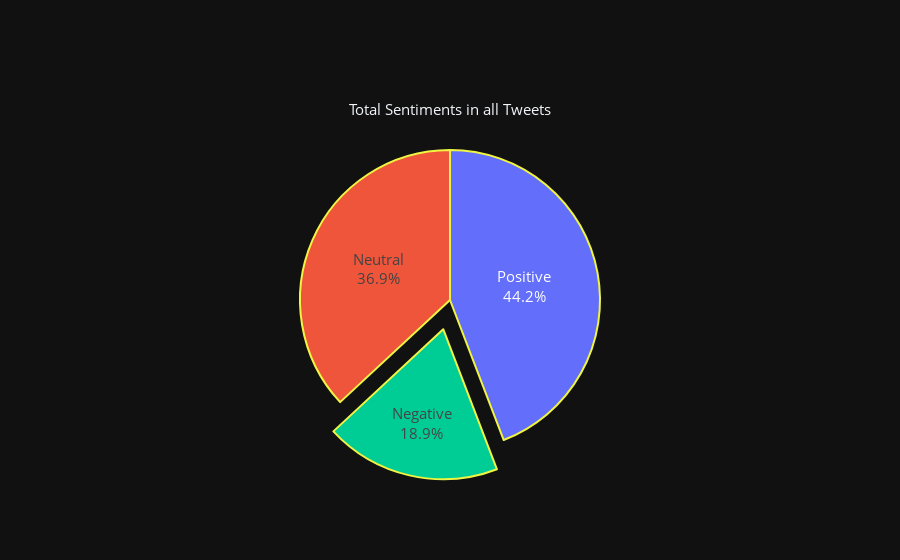

Here is the notebook cell this chart was saved with:
### Markdown cell above
## Sentiments Over Weeks and Days

### Code cell
ana12 = df.text_sentiment.value_counts()

fig = go.Figure(data=[go.Pie(labels=ana12.index,
                             values=ana12.values,
                             textinfo='label+percent',
                             pull=[0, 0, 0.2],
                             title='Total Sentiments in all Tweets'
                             )])

fig.update_traces(hoverinfo='label+value',  textfont_size=15, 
                  marker=dict(line=dict(color='#eff542', width=2)), showlegend=False)

fig.update_layout(template='plotly_dark',
                  font=dict(size=15))

fig.show();

### Figure 1 — Plotly figure (JSON) as saved in the notebook; plotly's stock layout.template omitted (floating-point values rounded to 4 significant figures)
{"data": [{"hoverinfo": "label+value", "labels": ["Positive", "Neutral", "Negative"], "marker": {"line": {"color": "#eff542", "width": 2}}, "pull": [0, 0, 0.2], "showlegend": false, "textfont": {"size": 15}, "textinfo": "label+percent", "title": {"text": "Total Sentiments in all Tweets"}, "type": "pie", "values": [19514, 16311, 8354]}], "layout": {"font": {"size": 15}}}
